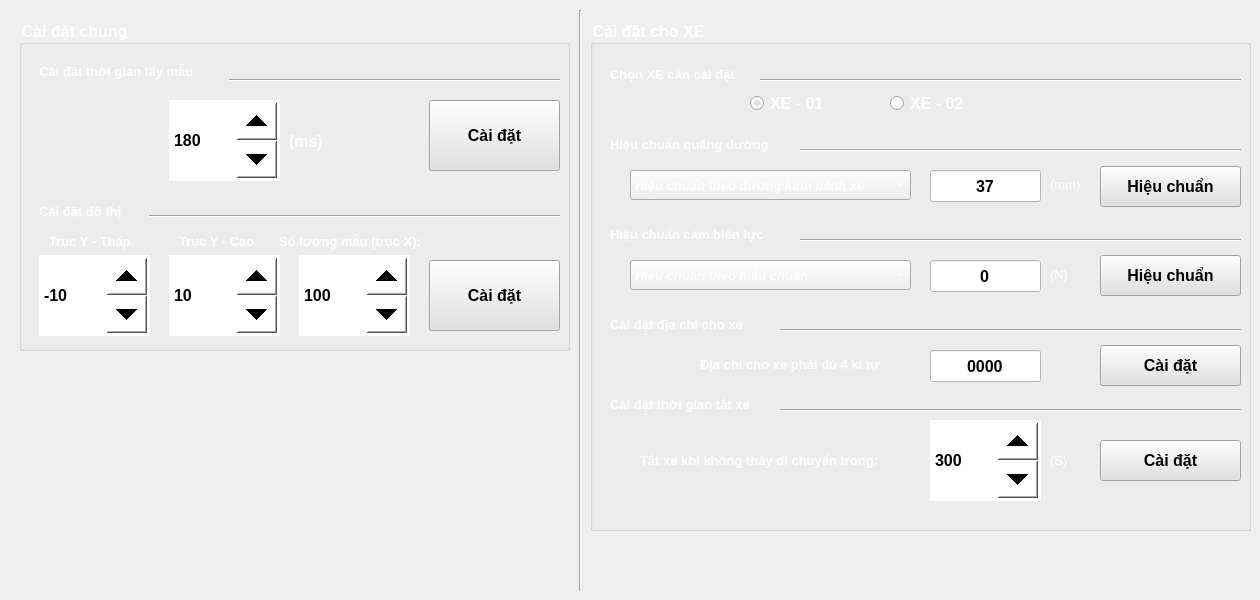
    <widget class="QWidget" name="tabSetup">
     <attribute name="title">
      <string>           Cài đặt           </string>
     </attribute>
     <widget class="Line" name="line_10">
      <property name="geometry">
       <rect>
        <x>570</x>
        <y>10</y>
        <width>20</width>
        <height>581</height>
       </rect>
      </property>
      <property name="orientation">
       <enum>Qt::Vertical</enum>
      </property>
     </widget>
     <widget class="QGroupBox" name="groupBox_Car_Setup">
      <property name="geometry">
       <rect>
        <x>590</x>
        <y>20</y>
        <width>661</width>
        <height>511</height>
       </rect>
      </property>
      <property name="font">
       <font>
        <pointsize>12</pointsize>
        <bold>true</bold>
       </font>
      </property>
      <property name="styleSheet">
       <string notr="true">QGroupBox{
color: rgb(255, 255, 255);
}</string>
      </property>
      <property name="title">
       <string>Cài đặt cho XE</string>
      </property>
      <widget class="QLabel" name="label_35">
       <property name="geometry">
        <rect>
         <x>460</x>
         <y>240</y>
         <width>41</width>
         <height>28</height>
        </rect>
       </property>
       <property name="font">
        <font>
         <pointsize>10</pointsize>
        </font>
       </property>
       <property name="styleSheet">
        <string notr="true">color: rgb(255, 255, 255);</string>
       </property>
       <property name="text">
        <string>(N)</string>
       </property>
      </widget>
      <widget class="QLabel" name="label_33">
       <property name="geometry">
        <rect>
         <x>20</x>
         <y>110</y>
         <width>171</width>
         <height>28</height>
        </rect>
       </property>
       <property name="font">
        <font>
         <pointsize>10</pointsize>
         <bold>true</bold>
        </font>
       </property>
       <property name="styleSheet">
        <string notr="true">color: rgb(255, 255, 255);</string>
       </property>
       <property name="text">
        <string>Hiệu chuẩn quãng đường</string>
       </property>
      </widget>
      <widget class="QLineEdit" name="lineEdit_CAR_CalibS">
       <property name="geometry">
        <rect>
         <x>340</x>
         <y>150</y>
         <width>111</width>
         <height>32</height>
        </rect>
       </property>
       <property name="font">
        <font>
         <pointsize>12</pointsize>
         <bold>true</bold>
        </font>
       </property>
       <property name="styleSheet">
        <string notr="true">background-color: rgb(255, 255, 255);
color: rgb(0, 0, 0);</string>
       </property>
       <property name="text">
        <string>37</string>
       </property>
       <property name="alignment">
        <set>Qt::AlignCenter</set>
       </property>
      </widget>
      <widget class="QLabel" name="label_28">
       <property name="geometry">
        <rect>
         <x>460</x>
         <y>150</y>
         <width>41</width>
         <height>28</height>
        </rect>
       </property>
       <property name="font">
        <font>
         <pointsize>10</pointsize>
        </font>
       </property>
       <property name="styleSheet">
        <string notr="true">color: rgb(255, 255, 255);</string>
       </property>
       <property name="text">
        <string>(mm)</string>
       </property>
      </widget>
      <widget class="Line" name="line_14">
       <property name="geometry">
        <rect>
         <x>210</x>
         <y>210</y>
         <width>441</width>
         <height>21</height>
        </rect>
       </property>
       <property name="orientation">
        <enum>Qt::Horizontal</enum>
       </property>
      </widget>
      <widget class="QPushButton" name="pushButton_SetCalib_F">
       <property name="geometry">
        <rect>
         <x>510</x>
         <y>235</y>
         <width>141</width>
         <height>41</height>
        </rect>
       </property>
       <property name="font">
        <font>
         <pointsize>12</pointsize>
         <bold>true</bold>
        </font>
       </property>
       <property name="styleSheet">
        <string notr="true">background-color: rgb(225, 225, 225);</string>
       </property>
       <property name="text">
        <string>Hiệu chuẩn</string>
       </property>
      </widget>
      <widget class="QPushButton" name="pushButton_SetCalib_S">
       <property name="geometry">
        <rect>
         <x>510</x>
         <y>146</y>
         <width>141</width>
         <height>41</height>
        </rect>
       </property>
       <property name="font">
        <font>
         <pointsize>12</pointsize>
         <bold>true</bold>
        </font>
       </property>
       <property name="styleSheet">
        <string notr="true">background-color: rgb(225, 225, 225);</string>
       </property>
       <property name="text">
        <string>Hiệu chuẩn</string>
       </property>
      </widget>
      <widget class="QRadioButton" name="radioButton_CAR02_Calib">
       <property name="geometry">
        <rect>
         <x>300</x>
         <y>70</y>
         <width>119</width>
         <height>27</height>
        </rect>
       </property>
       <property name="font">
        <font>
         <pointsize>12</pointsize>
         <bold>true</bold>
        </font>
       </property>
       <property name="styleSheet">
        <string notr="true">color: rgb(255, 255, 255);</string>
       </property>
       <property name="text">
        <string>XE - 02</string>
       </property>
      </widget>
      <widget class="QLabel" name="label_32">
       <property name="geometry">
        <rect>
         <x>20</x>
         <y>40</y>
         <width>151</width>
         <height>28</height>
        </rect>
       </property>
       <property name="font">
        <font>
         <pointsize>10</pointsize>
         <bold>true</bold>
        </font>
       </property>
       <property name="styleSheet">
        <string notr="true">color: rgb(255, 255, 255);</string>
       </property>
       <property name="text">
        <string>Chọn XE cần cài đặt</string>
       </property>
      </widget>
      <widget class="QComboBox" name="comboBox_CAR_Calib_Fc">
       <property name="geometry">
        <rect>
         <x>40</x>
         <y>240</y>
         <width>281</width>
         <height>30</height>
        </rect>
       </property>
       <property name="font">
        <font>
         <pointsize>10</pointsize>
         <italic>true</italic>
         <bold>true</bold>
        </font>
       </property>
       <property name="styleSheet">
        <string notr="true">color: rgb(255, 255, 255);</string>
       </property>
       <item>
        <property name="text">
         <string>Hiệu chuẩn theo mẫu chuẩn</string>
        </property>
       </item>
       <item>
        <property name="text">
         <string>Hiệu chuẩn theo sai số đo</string>
        </property>
       </item>
      </widget>
      <widget class="QLineEdit" name="lineEdit_CAR_CalibF">
       <property name="geometry">
        <rect>
         <x>340</x>
         <y>240</y>
         <width>111</width>
         <height>32</height>
        </rect>
       </property>
       <property name="font">
        <font>
         <pointsize>12</pointsize>
         <bold>true</bold>
        </font>
       </property>
       <property name="styleSheet">
        <string notr="true">background-color: rgb(255, 255, 255);
color: rgb(0, 0, 0);</string>
       </property>
       <property name="text">
        <string>0</string>
       </property>
       <property name="alignment">
        <set>Qt::AlignCenter</set>
       </property>
      </widget>
      <widget class="QLabel" name="label_34">
       <property name="geometry">
        <rect>
         <x>20</x>
         <y>200</y>
         <width>181</width>
         <height>28</height>
        </rect>
       </property>
       <property name="font">
        <font>
         <pointsize>10</pointsize>
         <bold>true</bold>
        </font>
       </property>
       <property name="styleSheet">
        <string notr="true">color: rgb(255, 255, 255);</string>
       </property>
       <property name="text">
        <string>Hiệu chuẩn cảm biến lực</string>
       </property>
      </widget>
      <widget class="Line" name="line_15">
       <property name="geometry">
        <rect>
         <x>170</x>
         <y>50</y>
         <width>481</width>
         <height>21</height>
        </rect>
       </property>
       <property name="orientation">
        <enum>Qt::Horizontal</enum>
       </property>
      </widget>
      <widget class="QRadioButton" name="radioButton_CAR01_Calib">
       <property name="geometry">
        <rect>
         <x>160</x>
         <y>70</y>
         <width>119</width>
         <height>27</height>
        </rect>
       </property>
       <property name="font">
        <font>
         <pointsize>12</pointsize>
         <bold>true</bold>
        </font>
       </property>
       <property name="styleSheet">
        <string notr="true">color: rgb(255, 255, 255);</string>
       </property>
       <property name="text">
        <string>XE - 01</string>
       </property>
       <property name="checked">
        <bool>true</bool>
       </property>
      </widget>
      <widget class="Line" name="line_13">
       <property name="geometry">
        <rect>
         <x>210</x>
         <y>120</y>
         <width>441</width>
         <height>21</height>
        </rect>
       </property>
       <property name="orientation">
        <enum>Qt::Horizontal</enum>
       </property>
      </widget>
      <widget class="QComboBox" name="comboBox_CAR_Calib_Sc">
       <property name="geometry">
        <rect>
         <x>40</x>
         <y>150</y>
         <width>281</width>
         <height>30</height>
        </rect>
       </property>
       <property name="font">
        <font>
         <pointsize>10</pointsize>
         <italic>true</italic>
         <bold>true</bold>
        </font>
       </property>
       <property name="styleSheet">
        <string notr="true">color: rgb(255, 255, 255);</string>
       </property>
       <item>
        <property name="text">
         <string>Hiệu chuẩn theo đường kính bánh xe</string>
        </property>
       </item>
       <item>
        <property name="text">
         <string>Hiệu chuẩn theo sai số đo</string>
        </property>
       </item>
      </widget>
      <widget class="Line" name="line_16">
       <property name="geometry">
        <rect>
         <x>190</x>
         <y>300</y>
         <width>461</width>
         <height>21</height>
        </rect>
       </property>
       <property name="orientation">
        <enum>Qt::Horizontal</enum>
       </property>
      </widget>
      <widget class="QPushButton" name="pushButton_SetADD">
       <property name="geometry">
        <rect>
         <x>510</x>
         <y>325</y>
         <width>141</width>
         <height>41</height>
        </rect>
       </property>
       <property name="font">
        <font>
         <pointsize>12</pointsize>
         <bold>true</bold>
        </font>
       </property>
       <property name="styleSheet">
        <string notr="true">background-color: rgb(225, 225, 225);</string>
       </property>
       <property name="text">
        <string>Cài đặt</string>
       </property>
      </widget>
      <widget class="QLineEdit" name="lineEdit_CAR_SetADD">
       <property name="geometry">
        <rect>
         <x>340</x>
         <y>330</y>
         <width>111</width>
         <height>32</height>
        </rect>
       </property>
       <property name="font">
        <font>
         <pointsize>12</pointsize>
         <bold>true</bold>
        </font>
       </property>
       <property name="styleSheet">
        <string notr="true">background-color: rgb(255, 255, 255);
color: rgb(0, 0, 0);</string>
       </property>
       <property name="text">
        <string>0000</string>
       </property>
       <property name="maxLength">
        <number>4</number>
       </property>
       <property name="alignment">
        <set>Qt::AlignCenter</set>
       </property>
      </widget>
      <widget class="QLabel" name="label_37">
       <property name="geometry">
        <rect>
         <x>20</x>
         <y>290</y>
         <width>151</width>
         <height>28</height>
        </rect>
       </property>
       <property name="font">
        <font>
         <pointsize>10</pointsize>
         <bold>true</bold>
        </font>
       </property>
       <property name="styleSheet">
        <string notr="true">color: rgb(255, 255, 255);</string>
       </property>
       <property name="text">
        <string>Cài đặt địa chỉ cho xe</string>
       </property>
      </widget>
      <widget class="QLabel" name="label_38">
       <property name="geometry">
        <rect>
         <x>110</x>
         <y>330</y>
         <width>211</width>
         <height>28</height>
        </rect>
       </property>
       <property name="font">
        <font>
         <pointsize>10</pointsize>
         <bold>true</bold>
        </font>
       </property>
       <property name="styleSheet">
        <string notr="true">color: rgb(255, 255, 255);</string>
       </property>
       <property name="text">
        <string>Địa chỉ cho xe phải đủ 4 kí tự</string>
       </property>
      </widget>
      <widget class="Line" name="line_17">
       <property name="geometry">
        <rect>
         <x>190</x>
         <y>380</y>
         <width>461</width>
         <height>21</height>
        </rect>
       </property>
       <property name="orientation">
        <enum>Qt::Horizontal</enum>
       </property>
      </widget>
      <widget class="QPushButton" name="pushButton_SetTS">
       <property name="geometry">
        <rect>
         <x>510</x>
         <y>420</y>
         <width>141</width>
         <height>41</height>
        </rect>
       </property>
       <property name="font">
        <font>
         <pointsize>12</pointsize>
         <bold>true</bold>
        </font>
       </property>
       <property name="styleSheet">
        <string notr="true">background-color: rgb(225, 225, 225);</string>
       </property>
       <property name="text">
        <string>Cài đặt</string>
       </property>
      </widget>
      <widget class="QLabel" name="label_39">
       <property name="geometry">
        <rect>
         <x>20</x>
         <y>370</y>
         <width>151</width>
         <height>28</height>
        </rect>
       </property>
       <property name="font">
        <font>
         <pointsize>10</pointsize>
         <bold>true</bold>
        </font>
       </property>
       <property name="styleSheet">
        <string notr="true">color: rgb(255, 255, 255);</string>
       </property>
       <property name="text">
        <string>Cài đặt thời gian tắt xe</string>
       </property>
      </widget>
      <widget class="QLabel" name="label_40">
       <property name="geometry">
        <rect>
         <x>50</x>
         <y>426</y>
         <width>271</width>
         <height>28</height>
        </rect>
       </property>
       <property name="font">
        <font>
         <pointsize>10</pointsize>
         <bold>true</bold>
        </font>
       </property>
       <property name="styleSheet">
        <string notr="true">color: rgb(255, 255, 255);</string>
       </property>
       <property name="text">
        <string>Tắt xe khi không thấy di chuyển trong:</string>
       </property>
      </widget>
      <widget class="QLabel" name="label_36">
       <property name="geometry">
        <rect>
         <x>460</x>
         <y>426</y>
         <width>41</width>
         <height>28</height>
        </rect>
       </property>
       <property name="font">
        <font>
         <pointsize>10</pointsize>
        </font>
       </property>
       <property name="styleSheet">
        <string notr="true">color: rgb(255, 255, 255);</string>
       </property>
       <property name="text">
        <string>(S)</string>
       </property>
      </widget>
      <widget class="QSpinBox" name="spinBox_CAR_TS">
       <property name="geometry">
        <rect>
         <x>340</x>
         <y>400</y>
         <width>111</width>
         <height>81</height>
        </rect>
       </property>
       <property name="font">
        <font>
         <pointsize>12</pointsize>
         <bold>true</bold>
        </font>
       </property>
       <property name="styleSheet">
        <string notr="true">QSpinBox
{
background-color: rgb(255, 255, 255);
color: rgb(0, 0, 0);
}
QSpinBox::up-button
{
    min-width:40px;
    min-height: 20px;
}
QSpinBox::down-button
{
    min-width: 40px;
    min-height: 20px;
}</string>
       </property>
       <property name="minimum">
        <number>10</number>
       </property>
       <property name="maximum">
        <number>9999</number>
       </property>
       <property name="value">
        <number>300</number>
       </property>
      </widget>
     </widget>
     <widget class="QGroupBox" name="groupBox_4">
      <property name="geometry">
       <rect>
        <x>19</x>
        <y>20</y>
        <width>551</width>
        <height>331</height>
       </rect>
      </property>
      <property name="font">
       <font>
        <pointsize>12</pointsize>
        <bold>true</bold>
       </font>
      </property>
      <property name="styleSheet">
       <string notr="true">QGroupBox{
color: rgb(255, 255, 255);
}</string>
      </property>
      <property name="title">
       <string>Cài đặt chung</string>
      </property>
      <widget class="Line" name="line_12">
       <property name="geometry">
        <rect>
         <x>210</x>
         <y>50</y>
         <width>331</width>
         <height>20</height>
        </rect>
       </property>
       <property name="orientation">
        <enum>Qt::Horizontal</enum>
       </property>
      </widget>
      <widget class="QLabel" name="label_25">
       <property name="geometry">
        <rect>
         <x>30</x>
         <y>210</y>
         <width>101</width>
         <height>22</height>
        </rect>
       </property>
       <property name="font">
        <font>
         <pointsize>10</pointsize>
         <bold>true</bold>
        </font>
       </property>
       <property name="styleSheet">
        <string notr="true">color: rgb(255, 255, 255);</string>
       </property>
       <property name="text">
        <string>Trục Y - Thấp</string>
       </property>
      </widget>
      <widget class="QSpinBox" name="spinBox_AxisY_Range_Max">
       <property name="geometry">
        <rect>
         <x>150</x>
         <y>235</y>
         <width>111</width>
         <height>81</height>
        </rect>
       </property>
       <property name="font">
        <font>
         <pointsize>12</pointsize>
         <bold>true</bold>
        </font>
       </property>
       <property name="styleSheet">
        <string notr="true">QSpinBox
{
background-color: rgb(255, 255, 255);
color: rgb(0, 0, 0);
}
QSpinBox::up-button
{
    min-width:40px;
    min-height: 20px;
}
QSpinBox::down-button
{
    min-width: 40px;
    min-height: 20px;
}</string>
       </property>
       <property name="minimum">
        <number>-9999999</number>
       </property>
       <property name="maximum">
        <number>9999999</number>
       </property>
       <property name="value">
        <number>10</number>
       </property>
      </widget>
      <widget class="QSpinBox" name="spinBox_AxitX_Range_Max">
       <property name="geometry">
        <rect>
         <x>280</x>
         <y>235</y>
         <width>111</width>
         <height>81</height>
        </rect>
       </property>
       <property name="font">
        <font>
         <pointsize>12</pointsize>
         <bold>true</bold>
        </font>
       </property>
       <property name="styleSheet">
        <string notr="true">QSpinBox
{
background-color: rgb(255, 255, 255);
color: rgb(0, 0, 0);
}
QSpinBox::up-button
{
    min-width:40px;
    min-height: 20px;
}
QSpinBox::down-button
{
    min-width: 40px;
    min-height: 20px;
}</string>
       </property>
       <property name="minimum">
        <number>10</number>
       </property>
       <property name="maximum">
        <number>1000</number>
       </property>
       <property name="value">
        <number>100</number>
       </property>
      </widget>
      <widget class="Line" name="line_11">
       <property name="geometry">
        <rect>
         <x>130</x>
         <y>186</y>
         <width>411</width>
         <height>20</height>
        </rect>
       </property>
       <property name="orientation">
        <enum>Qt::Horizontal</enum>
       </property>
      </widget>
      <widget class="QSpinBox" name="spinBox_SampleTime">
       <property name="geometry">
        <rect>
         <x>150</x>
         <y>80</y>
         <width>111</width>
         <height>81</height>
        </rect>
       </property>
       <property name="font">
        <font>
         <pointsize>12</pointsize>
         <bold>true</bold>
        </font>
       </property>
       <property name="styleSheet">
        <string notr="true">QSpinBox
{
background-color: rgb(255, 255, 255);
color: rgb(0, 0, 0);
}
QSpinBox::up-button
{
    min-width:40px;
    min-height: 20px;
}
QSpinBox::down-button
{
    min-width: 40px;
    min-height: 20px;
}
</string>
       </property>
       <property name="minimum">
        <number>180</number>
       </property>
       <property name="maximum">
        <number>200</number>
       </property>
       <property name="value">
        <number>180</number>
       </property>
      </widget>
      <widget class="QLabel" name="label_12">
       <property name="geometry">
        <rect>
         <x>270</x>
         <y>110</y>
         <width>41</width>
         <height>22</height>
        </rect>
       </property>
       <property name="font">
        <font>
         <pointsize>12</pointsize>
         <bold>true</bold>
        </font>
       </property>
       <property name="styleSheet">
        <string notr="true">color: rgb(255, 255, 255);</string>
       </property>
       <property name="text">
        <string>(ms)</string>
       </property>
      </widget>
      <widget class="QSpinBox" name="spinBox_AxisY_Range_Min">
       <property name="geometry">
        <rect>
         <x>20</x>
         <y>235</y>
         <width>111</width>
         <height>81</height>
        </rect>
       </property>
       <property name="font">
        <font>
         <pointsize>12</pointsize>
         <bold>true</bold>
        </font>
       </property>
       <property name="styleSheet">
        <string notr="true">QSpinBox
{
background-color: rgb(255, 255, 255);
color: rgb(0, 0, 0);
}
QSpinBox::up-button
{
    min-width:40px;
    min-height: 20px;
}
QSpinBox::down-button
{
    min-width: 40px;
    min-height: 20px;
}</string>
       </property>
       <property name="minimum">
        <number>-9999999</number>
       </property>
       <property name="maximum">
        <number>9999999</number>
       </property>
       <property name="value">
        <number>-10</number>
       </property>
      </widget>
      <widget class="QLabel" name="label_24">
       <property name="geometry">
        <rect>
         <x>260</x>
         <y>210</y>
         <width>161</width>
         <height>22</height>
        </rect>
       </property>
       <property name="font">
        <font>
         <pointsize>10</pointsize>
         <bold>true</bold>
        </font>
       </property>
       <property name="styleSheet">
        <string notr="true">color: rgb(255, 255, 255);</string>
       </property>
       <property name="text">
        <string>Số lượng mẫu (trục X):</string>
       </property>
      </widget>
      <widget class="QLabel" name="label_11">
       <property name="geometry">
        <rect>
         <x>20</x>
         <y>40</y>
         <width>181</width>
         <height>22</height>
        </rect>
       </property>
       <property name="font">
        <font>
         <pointsize>10</pointsize>
         <bold>true</bold>
        </font>
       </property>
       <property name="styleSheet">
        <string notr="true">color: rgb(255, 255, 255);</string>
       </property>
       <property name="text">
        <string>Cài đặt thời gian lấy mẫu</string>
       </property>
      </widget>
      <widget class="QPushButton" name="pushButton_SetSampleTime">
       <property name="geometry">
        <rect>
         <x>410</x>
         <y>80</y>
         <width>131</width>
         <height>71</height>
        </rect>
       </property>
       <property name="font">
        <font>
         <pointsize>12</pointsize>
         <bold>true</bold>
        </font>
       </property>
       <property name="styleSheet">
        <string notr="true">background-color: rgb(225, 225, 225);</string>
       </property>
       <property name="text">
        <string>Cài đặt</string>
       </property>
      </widget>
      <widget class="QPushButton" name="pushButton_SetConfigChart">
       <property name="geometry">
        <rect>
         <x>410</x>
         <y>240</y>
         <width>131</width>
         <height>71</height>
        </rect>
       </property>
       <property name="font">
        <font>
         <pointsize>12</pointsize>
         <bold>true</bold>
        </font>
       </property>
       <property name="styleSheet">
        <string notr="true">background-color: rgb(225, 225, 225);</string>
       </property>
       <property name="text">
        <string>Cài đặt</string>
       </property>
      </widget>
      <widget class="QLabel" name="label_23">
       <property name="geometry">
        <rect>
         <x>160</x>
         <y>210</y>
         <width>91</width>
         <height>22</height>
        </rect>
       </property>
       <property name="font">
        <font>
         <pointsize>10</pointsize>
         <bold>true</bold>
        </font>
       </property>
       <property name="styleSheet">
        <string notr="true">color: rgb(255, 255, 255);</string>
       </property>
       <property name="text">
        <string>Trục Y - Cao</string>
       </property>
      </widget>
      <widget class="QLabel" name="label_13">
       <property name="geometry">
        <rect>
         <x>20</x>
         <y>180</y>
         <width>101</width>
         <height>22</height>
        </rect>
       </property>
       <property name="font">
        <font>
         <pointsize>10</pointsize>
         <bold>true</bold>
        </font>
       </property>
       <property name="styleSheet">
        <string notr="true">color: rgb(255, 255, 255);</string>
       </property>
       <property name="text">
        <string>Cài đặt đồ thị</string>
       </property>
      </widget>
     </widget>
    </widget>
